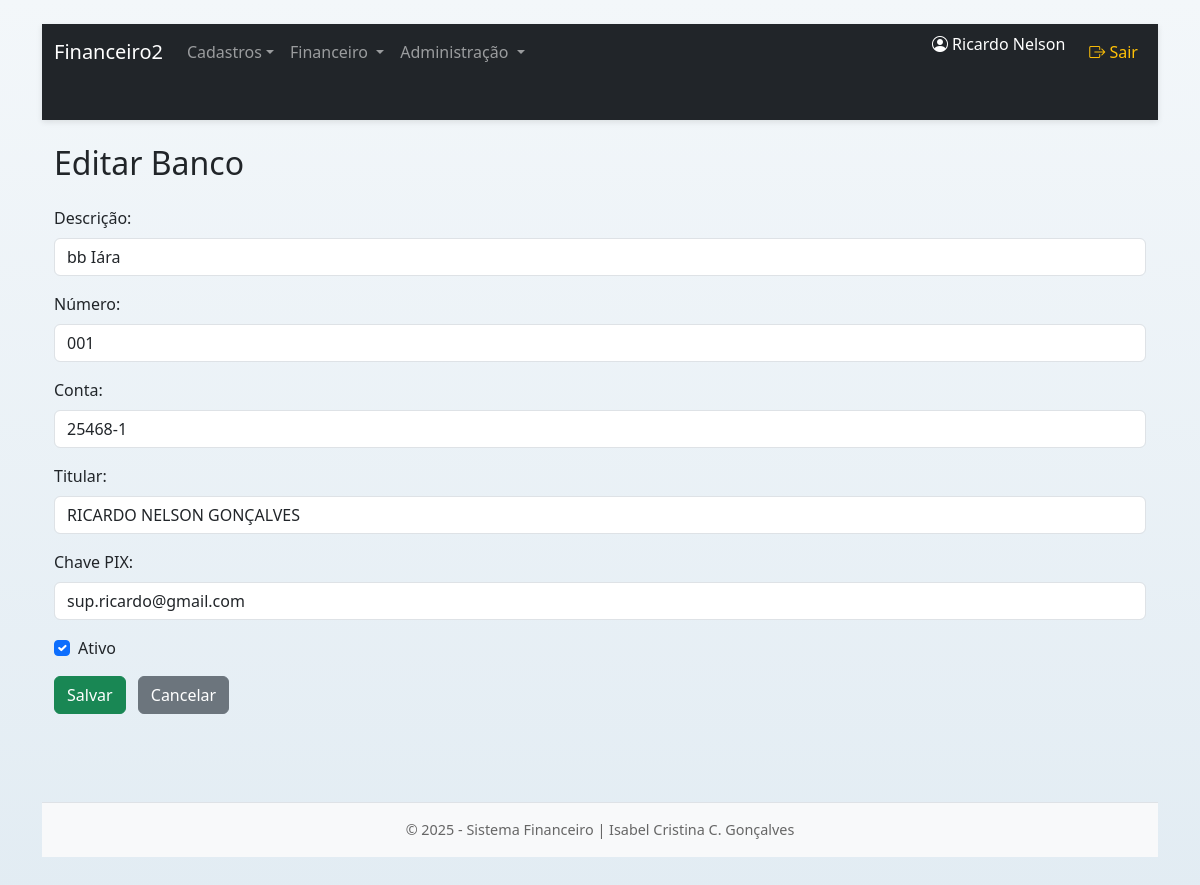
Screenshot of /public/index.php?path=banco_editar&id=5 (signed in) with the database file from the repository.
### tables this page shows
CREATE TABLE `bancos` (
  `id` int NOT NULL AUTO_INCREMENT,
  `descricao` varchar(20) NOT NULL,
  `numero` varchar(10) NOT NULL,
  `agencia` varchar(10) NOT NULL,
  `conta` varchar(20) NOT NULL,
  `titular` varchar(100) DEFAULT NULL,
  `pix` varchar(100) DEFAULT NULL,
  `ativo` tinyint(1) NOT NULL,
  PRIMARY KEY (`id`)
);

### controllers/BancoController.php (called while the page is built, shortened)
<?php
function banco_editar($pdo) {
    $model = new Banco($pdo);
    $registro = $model->buscarPorId($_GET['id']);
    include '../views/layout.php';
}

### public/index.php (called while the page is built, shortened)
<?php
require_once '../routes/web.php';
?>

### config/autoload.php (called while the page is built, shortened)
<?php
spl_autoload_register(function ($classe) {
    $pastas = ['../models/', '../controllers/'];
    foreach ($pastas as $pasta) {
        $arquivo = $pasta . $classe . '.php';
        if (file_exists($arquivo)) {
            return;
        }
    }
});

### models/Banco.php (called while the page is built, shortened)
<?php
class Banco {
    private $pdo;
    public function __construct($pdo) {
        $this->pdo = $pdo;
    }
    public function buscarPorId($id) {
        $stmt = $this->pdo->prepare("SELECT * FROM bancos WHERE id = ?");
        $stmt->execute([$id]);
        return $stmt->fetch(PDO::FETCH_ASSOC);
    }
}

### views/banco/form.php (the view, shortened to what this page needs)
<!DOCTYPE html>
<html lang="pt-br">
<head>
    <link href="https://cdn.jsdelivr.net/npm/bootstrap@5.3.0/dist/css/bootstrap.min.css" rel="stylesheet">
</head>
<body class="container mt-4">
<h2 class="mb-4"><?= isset($registro) ? 'Editar Banco' : 'Novo Banco' ?></h2>
<form method="POST" action="?path=banco_salvar">
    <div class="mb-3">
        <label class="form-label">Descrição:</label>
        <input type="text" name="descricao" class="form-control" value="<?= $registro['descricao'] ?? '' ?>" required>
    </div>
    <div class="mb-3">
        <label class="form-label">Número:</label>
        <input type="text" name="numero" class="form-control" value="<?= $registro['numero'] ?? '' ?>">
    </div>
    <div class="mb-3">
        <label class="form-label">Conta:</label>
        <input type="text" name="conta" class="form-control" value="<?= $registro['conta'] ?? '' ?>">
    </div>
    <div class="mb-3">
        <label class="form-label">Titular:</label>
        <input type="text" name="titular" class="form-control" value="<?= $registro['titular'] ?? '' ?>">
    </div>
    <div class="mb-3">
        <label class="form-label">Chave PIX:</label>
        <input type="text" name="pix" class="form-control" value="<?= $registro['pix'] ?? '' ?>">
    </div>
    <div class="mb-3 form-check">
        <input type="checkbox" class="form-check-input" id="ativo" name="ativo" value="1" <?= (!isset($registro['ativo']) || $registro['ativo']) ? 'checked' : '' ?>>
        <label class="form-check-label" for="ativo">Ativo</label>
    </div>
    <button type="submit" class="btn btn-success">Salvar</button>
    <a href="?path=banco" class="btn btn-secondary ms-2">Cancelar</a>
</form>
</body>
</html>

### public/assets/css/style.css (style rules this page uses)
body { background: linear-gradient(to bottom, #f3f7fa, #e2ecf3); min-height: 100vh; margin: 0; font-family: "Segoe UI", Tahoma, Geneva, Verdana, sans-serif; }
.container { padding-bottom: 40px; }
h2 { font-weight: 600; color: #2c3e50; }
.btn { border-radius: 6px; }

### rows the page displays
bancos: descricao "bb Iára", numero "001", conta "25468-1", titular "RICARDO NELSON GONÇALVES", pix "sup.ricardo@gmail.com", ativo "☑"

### other values shown
$_SESSION['usuario_nome'] "Ricardo Nelson"
